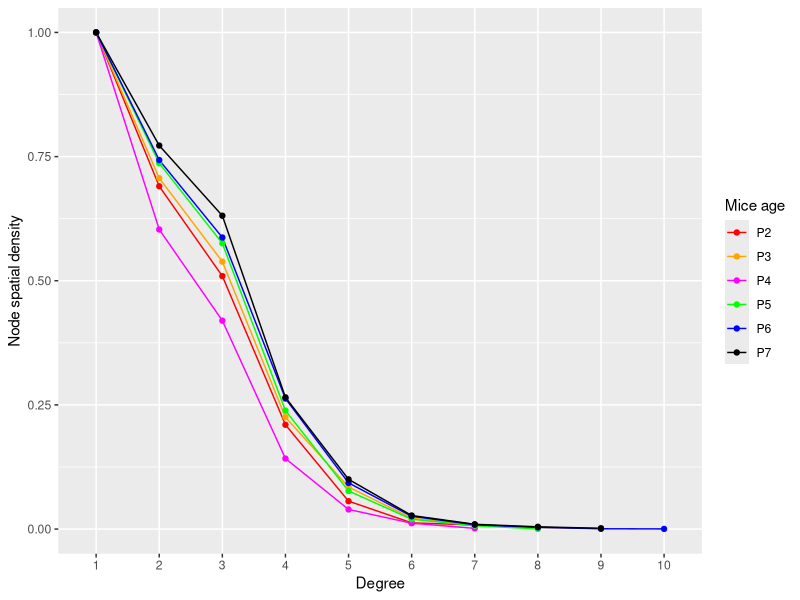

The R script that drew this image: (Note: a time limit stopped this script after it produced the figure.)
library(tidyverse)
library(readxl)
library(igraph)

# Set up the directory
setwd("D:/STOR893-Zhang/vessel-network/feature_extraction/feature")

# Load degree data
deg.dat.p2 = read_excel("p2-fro_degreedata.xlsx")
deg.dat.p3 = read_excel("p3-fro_degreedata.xlsx")
deg.dat.p4 = read_excel("p4-fro_degreedata.xlsx")
deg.dat.p5 = read_excel("p5-fro_degreedata.xlsx")
deg.dat.p6 = read_excel("p6-fro_degreedata.xlsx")
deg.dat.p7 = read_excel("p7-fro_degreedata.xlsx")

# Load all data
all.dat.p2 = read_excel("p2-fro_alldata.xlsx")
all.dat.p3 = read_excel("p3-fro_alldata.xlsx")
all.dat.p4 = read_excel("p4-fro_alldata.xlsx")
all.dat.p5 = read_excel("p5-fro_alldata.xlsx")
all.dat.p6 = read_excel("p6-fro_alldata.xlsx")
all.dat.p7 = read_excel("p7-fro_alldata.xlsx")

# Construct node spatial densities:
deg_density = function(x,i){
  degree = x$degree
  deg_density = table(degree)[max(degree):1] %>%
    prop.table() %>%
    cumsum() %>%
    rev()
  dt.frame = data.frame(miceage = rep(paste0("P",i,sep=""),max(degree)),
                        degree = 1:max(degree), 
                        density = deg_density)
  
  return(dt.frame)
}

deg.density.p2 = deg_density(deg.dat.p2,2)
deg.density.p3 = deg_density(deg.dat.p3,3)
deg.density.p4 = deg_density(deg.dat.p4,4)
deg.density.p5 = deg_density(deg.dat.p5,5)
deg.density.p6 = deg_density(deg.dat.p6,6)
deg.density.p7 = deg_density(deg.dat.p7,7)
deg_spatial_density = rbind(deg.density.p2,
                            deg.density.p3,
                            deg.density.p4,
                            deg.density.p5,
                            deg.density.p6,
                            deg.density.p7)

# Plot node spatial densities:
# y = Density of branching points exceeds degree x
# x = Number k of vessels branching out from single node
deg_spatial_density$miceage = as.factor(deg_spatial_density$miceage)
deg_spatial_density$degree = as.factor(deg_spatial_density$degree)
G.spatial = ggplot(deg_spatial_density, aes(x = degree, y = density, color = miceage, group = miceage)) +
  geom_line() +
  geom_point() +
  labs(x = "Degree",
       y = "Node spatial density") +
  scale_color_manual(name="Mice age",values=c("red","orange","magenta","green","blue","black"))

G.spatial



# Function for Constructing adjacency matrix:
Adj_mat_generate = function(x){
  
  data.tmp = x
  
  identified_nodes_key = sort(unique(rbind(data.tmp$node1,data.tmp$node2)[2,]),decreasing=TRUE)
  node1 = sort(x$node1,decreasing=TRUE)
  node2 = sort(x$node2,decreasing=TRUE)
  
  d = length(identified_nodes_key)
  Adj_mat = matrix(NA,nrow=d,ncol=d)
  rownames(Adj_mat) = identified_nodes_key
  colnames(Adj_mat) = identified_nodes_key
  
  for (i in 1:d){
    j = 1;
    while ( j <= i ){
      if (i == j){
        Adj_mat[i,j] = 0
      }
      else{
        
        key.from = identified_nodes_key[i]
        key.to = identified_nodes_key[j]
        
        Adj_mat[i,j] = length(node1[which(node1 == key.from & node2 == key.to)])
        Adj_mat[j,i] = Adj_mat[i,j]
        
      }
      j = j+1
    }
    # Ticker: can be commentized
    # print(i)
  }
  
  return(list(Adj_mat))
}

# Construct adjacency matrices:
p2.clean = Adj_mat_generate(all.dat.p2)
p3.clean = Adj_mat_generate(all.dat.p3)
p4.clean = Adj_mat_generate(all.dat.p4)
p5.clean = Adj_mat_generate(all.dat.p5)
p6.clean = Adj_mat_generate(all.dat.p6)
p7.clean = Adj_mat_generate(all.dat.p7)

# Construct graph structure based on adjacency matrices:
G2 = graph_from_adjacency_matrix(p2.clean[[1]],mode="undirected")
G3 = graph_from_adjacency_matrix(p3.clean[[1]],mode="undirected")
G4 = graph_from_adjacency_matrix(p4.clean[[1]],mode="undirected")
G5 = graph_from_adjacency_matrix(p5.clean[[1]],mode="undirected")
G6 = graph_from_adjacency_matrix(p6.clean[[1]],mode="undirected")
G7 = graph_from_adjacency_matrix(p7.clean[[1]],mode="undirected")

# Plot degree densities:
dt.degree.p2 = data.frame(as.data.frame(table(degree(G2))), P=rep("P2",length(table(degree(G2)))))
dt.degree.p3 = data.frame(as.data.frame(table(degree(G3))), P=rep("P3",length(table(degree(G3)))))
dt.degree.p4 = data.frame(as.data.frame(table(degree(G4))), P=rep("P4",length(table(degree(G4)))))
dt.degree.p5 = data.frame(as.data.frame(table(degree(G5))), P=rep("P5",length(table(degree(G5)))))
dt.degree.p6 = data.frame(as.data.frame(table(degree(G6))), P=rep("P6",length(table(degree(G6)))))
dt.degree.p7 = data.frame(as.data.frame(table(degree(G7))), P=rep("P7",length(table(degree(G7)))))
dt.degree = rbind(dt.degree.p2,dt.degree.p3,dt.degree.p4,dt.degree.p5,dt.degree.p6,dt.degree.p7)
names(dt.degree) = c("Deg","Freq","P")


G.deg = ggplot(dt.degree, aes(y=Freq,x=factor(Deg),color=factor(P),group=factor(P))) +
          ylab("Frequency") +
          scale_x_discrete(name ="Degree", limits=c("0","1","2","3","4","5","6","7","8","9","10")) + 
          scale_color_manual(name="Mice age",values=c("red","orange","magenta","green","blue","black")) +
          geom_line()+
          geom_point()
G.deg

# Plot graphical representation of networks:
par(mar=c(1,1,1,1))
par(mfrow=c(2,3))
plot(G2,vertex.label=NA,vertex.size=1,vertex.color="red",main="P2")
plot(G3,vertex.label=NA,vertex.size=1,vertex.color="orange",main="P3")
plot(G4,vertex.label=NA,vertex.size=1,vertex.color="magenta",main="P4")
plot(G5,vertex.label=NA,vertex.size=1,vertex.color="green",main="P5")
plot(G6,vertex.label=NA,vertex.size=1,vertex.color="blue",main="P6")
plot(G7,vertex.label=NA,vertex.size=1,vertex.color="black",main="P7")


# Run clustering by edge betweenness:
Cl.betw.2 = cluster_edge_betweenness(graph=G2)
Cl.betw.3 = cluster_edge_betweenness(graph=G3)
Cl.betw.4 = cluster_edge_betweenness(graph=G4)
Cl.betw.5 = cluster_edge_betweenness(graph=G5)
Cl.betw.6 = cluster_edge_betweenness(graph=G6)
Cl.betw.7 = cluster_edge_betweenness(graph=G7)

# Number of groups clustered by edge betweenness:
length(sort(unique(Cl.betw.2$membership),decreasing=FALSE))
length(sort(unique(Cl.betw.3$membership),decreasing=FALSE))
length(sort(unique(Cl.betw.4$membership),decreasing=FALSE))
length(sort(unique(Cl.betw.5$membership),decreasing=FALSE))
length(sort(unique(Cl.betw.6$membership),decreasing=FALSE))
length(sort(unique(Cl.betw.7$membership),decreasing=FALSE))

# Plot membership distributions:
# Count frequency. Per each group, how many members are joining
dt.membership.p2 = data.frame(as.data.frame(table(Cl.betw.2$membership)), 
                              P=rep("P2",length(table(Cl.betw.2$membership))))
dt.membership.p3 = data.frame(as.data.frame(table(Cl.betw.3$membership)), 
                              P=rep("P3",length(table(Cl.betw.3$membership))))
dt.membership.p4 = data.frame(as.data.frame(table(Cl.betw.4$membership)), 
                              P=rep("P4",length(table(Cl.betw.4$membership))))
dt.membership.p5 = data.frame(as.data.frame(table(Cl.betw.5$membership)), 
                              P=rep("P5",length(table(Cl.betw.5$membership))))
dt.membership.p6 = data.frame(as.data.frame(table(Cl.betw.6$membership)), 
                              P=rep("P6",length(table(Cl.betw.6$membership))))
dt.membership.p7 = data.frame(as.data.frame(table(Cl.betw.7$membership)), 
                              P=rep("P7",length(table(Cl.betw.7$membership))))
dt.membership = rbind(dt.membership.p2,
                      dt.membership.p3,
                      dt.membership.p4,
                      dt.membership.p5,
                      dt.membership.p6,
                      dt.membership.p7)
names(dt.membership) = c("Membership","Freq","P")

G.membership = ggplot(dt.membership, aes(y=Freq,x=factor(Membership),color=factor(P))) +
  scale_x_discrete(breaks=seq(1,190,10))+
  ylab("Frequency") +
  xlab("Membership") + 
  scale_color_manual(name="Mice age",values=c("red","orange","magenta","green","black","blue")) +
  geom_point(cex=2)
G.membership


# Run clustering by louvain:
Cl.louvain.2 = cluster_louvain(graph=G2)
Cl.louvain.3 = cluster_louvain(graph=G3)
Cl.louvain.4 = cluster_louvain(graph=G4)
Cl.louvain.5 = cluster_louvain(graph=G5)
Cl.louvain.6 = cluster_louvain(graph=G6)
Cl.louvain.7 = cluster_louvain(graph=G7)

# Number of groups clustered by louvain:
length(sort(unique(Cl.louvain.2$membership),decreasing=FALSE))
length(sort(unique(Cl.louvain.3$membership),decreasing=FALSE))
length(sort(unique(Cl.louvain.4$membership),decreasing=FALSE))
length(sort(unique(Cl.louvain.5$membership),decreasing=FALSE))
length(sort(unique(Cl.louvain.6$membership),decreasing=FALSE))
length(sort(unique(Cl.louvain.7$membership),decreasing=FALSE))

# Plot membership distributions:
# Count frequency. Per each group, how many members are joining
dt.membership.louvain.p2 = data.frame(as.data.frame(table(Cl.louvain.2$membership)), 
                              P=rep("P2",length(table(Cl.louvain.2$membership))))
dt.membership.louvain.p3 = data.frame(as.data.frame(table(Cl.louvain.3$membership)), 
                              P=rep("P3",length(table(Cl.louvain.3$membership))))
dt.membership.louvain.p4 = data.frame(as.data.frame(table(Cl.louvain.4$membership)), 
                              P=rep("P4",length(table(Cl.louvain.4$membership))))
dt.membership.louvain.p5 = data.frame(as.data.frame(table(Cl.louvain.5$membership)), 
                              P=rep("P5",length(table(Cl.louvain.5$membership))))
dt.membership.louvain.p6 = data.frame(as.data.frame(table(Cl.louvain.6$membership)), 
                              P=rep("P6",length(table(Cl.louvain.6$membership))))
dt.membership.louvain.p7 = data.frame(as.data.frame(table(Cl.louvain.7$membership)), 
                              P=rep("P7",length(table(Cl.louvain.7$membership))))
dt.membership.louvain = rbind(dt.membership.louvain.p2,
                      dt.membership.louvain.p3,
                      dt.membership.louvain.p4,
                      dt.membership.louvain.p5,
                      dt.membership.louvain.p6,
                      dt.membership.louvain.p7)
names(dt.membership.louvain) = c("Membership","Freq","P")

G.membership.louvain = ggplot(dt.membership.louvain, aes(y=Freq,x=factor(Membership),color=factor(P))) +
  scale_x_discrete(breaks=seq(1,190,10))+
  ylab("Frequency") +
  xlab("Membership") + 
  scale_color_manual(name="Mice age",values=c("red","orange","magenta","green","black","blue")) +
  geom_point(cex=2)
G.membership.louvain


setwd("D:/STOR893-Zhang/vessel-network/network graph/")
save.image("Data.basic.network.RData")
